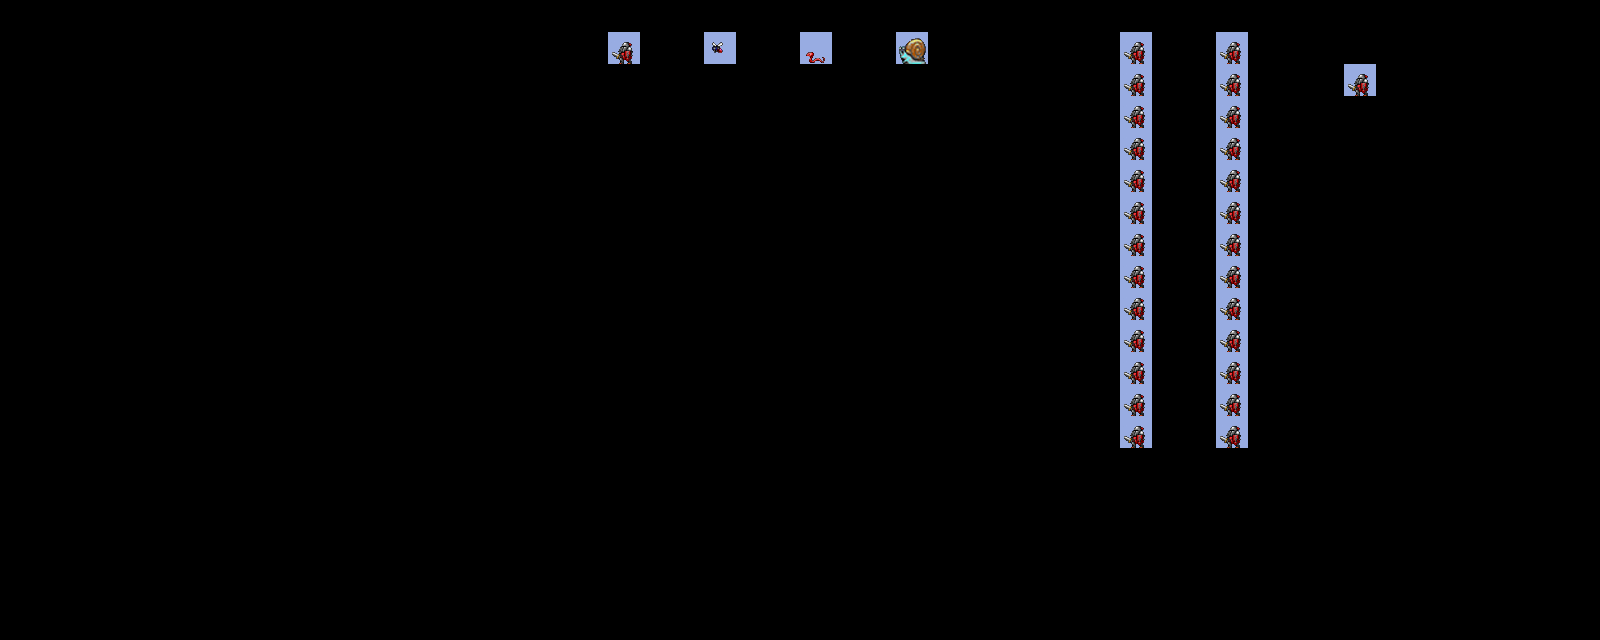

Below is a game level as drawn by its tile map, then a one-line description and the .tmx that defines it (tile-layer data replaced by summaries):
An orthogonal 50x20 tile map with 32x32 px tiles, 1 tile layer (Tile Layer 3), 2 hidden layers not drawn.

<map version="1.0" orientation="orthogonal" width="50" height="20" tilewidth="32" tileheight="32">
 <tileset firstgid="1" name="tilemap" tilewidth="32" tileheight="32">
  <image source="tilemap.png" width="1024" height="1024" />
 </tileset>
 <layer name="Good" width="50" height="20" visible="0">
  <data>[1000 cells, 1000 non-empty, 58 distinct tile ids]</data>
 </layer>
 <layer name="Bad" width="50" height="20" visible="0">
  <data>[1000 cells, 1000 non-empty, 15 distinct tile ids]</data>
 </layer>
 <layer name="Tile Layer 3" width="50" height="20">
  <data>[1000 cells, 31 non-empty, 4 distinct tile ids]</data>
 </layer>
</map>